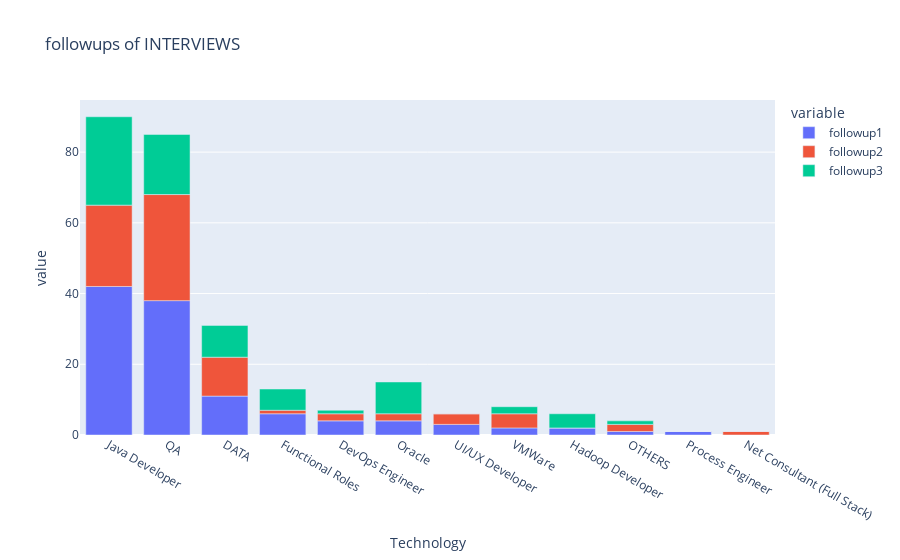

Write notebook code for a chart like this one.
### Code cell
md=pd.read_excel('followup.xlsx')
import plotly.express as px
fig = px.bar(md, x="Technology", y=["followup1","followup2","followup3"], title="followups of INTERVIEWS")
fig.show()

### Figure 1 — Plotly figure (JSON) as saved in the notebook; plotly's stock layout.template omitted (floating-point values rounded to 4 significant figures)
{"data": [{"alignmentgroup": "True", "hovertemplate": "variable=followup1<br>Technology=%{x}<br>value=%{y}<extra></extra>", "legendgroup": "followup1", "marker": {"color": "#636efa", "pattern": {"shape": ""}}, "name": "followup1", "offsetgroup": "followup1", "orientation": "v", "showlegend": true, "textposition": "auto", "type": "bar", "x": ["Java Developer", "QA", "DATA", "Functional Roles", "DevOps Engineer", "Oracle", "UI/UX Developer", "VMWare", "Hadoop Developer", "OTHERS", "Process Engineer", "Net Consultant (Full Stack)"], "xaxis": "x", "y": [42, 38, 11, 6, 4, 4, 3, 2, 2, 1, 1, 0], "yaxis": "y"}, {"alignmentgroup": "True", "hovertemplate": "variable=followup2<br>Technology=%{x}<br>value=%{y}<extra></extra>", "legendgroup": "followup2", "marker": {"color": "#EF553B", "pattern": {"shape": ""}}, "name": "followup2", "offsetgroup": "followup2", "orientation": "v", "showlegend": true, "textposition": "auto", "type": "bar", "x": ["Java Developer", "QA", "DATA", "Functional Roles", "DevOps Engineer", "Oracle", "UI/UX Developer", "VMWare", "Hadoop Developer", "OTHERS", "Process Engineer", "Net Consultant (Full Stack)"], "xaxis": "x", "y": [23, 30, 11, 1, 2, 2, 3, 4, 0, 2, 0, 1], "yaxis": "y"}, {"alignmentgroup": "True", "hovertemplate": "variable=followup3<br>Technology=%{x}<br>value=%{y}<extra></extra>", "legendgroup": "followup3", "marker": {"color": "#00cc96", "pattern": {"shape": ""}}, "name": "followup3", "offsetgroup": "followup3", "orientation": "v", "showlegend": true, "textposition": "auto", "type": "bar", "x": ["Java Developer", "QA", "DATA", "Functional Roles", "DevOps Engineer", "Oracle", "UI/UX Developer", "VMWare", "Hadoop Developer", "OTHERS", "Process Engineer", "Net Consultant (Full Stack)"], "xaxis": "x", "y": [25, 17, 9, 6, 1, 9, 0, 2, 4, 1, 0, 0], "yaxis": "y"}], "layout": {"barmode": "relative", "legend": {"title": {"text": "variable"}, "tracegroupgap": 0}, "title": {"text": "followups of INTERVIEWS"}, "xaxis": {"anchor": "y", "domain": [0, 1], "title": {"text": "Technology"}}, "yaxis": {"anchor": "x", "domain": [0, 1], "title": {"text": "value"}}}}
